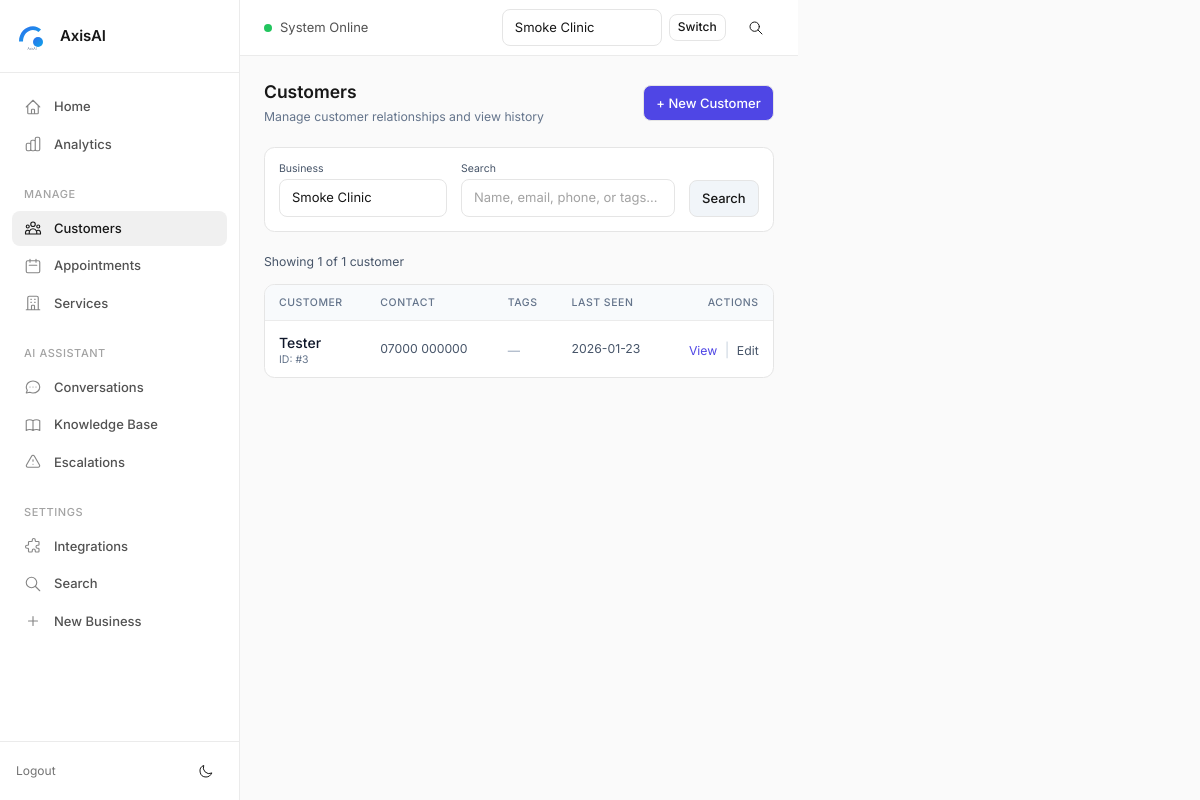
The app's page /customers?business_id=16 (signed in) with its own data.
### tables this page shows
CREATE TABLE customers (
            id INTEGER PRIMARY KEY AUTOINCREMENT,
            business_id INTEGER NOT NULL,
            name TEXT,
            email TEXT,
            phone TEXT,
            notes TEXT,
            tags TEXT,
            first_seen_at TEXT NOT NULL DEFAULT CURRENT_TIMESTAMP,
            last_seen_at TEXT NOT NULL DEFAULT CURRENT_TIMESTAMP,
            total_appointments INTEGER NOT NULL DEFAULT 0,
            total_sessions INTEGER NOT NULL DEFAULT 0,
            created_at TEXT NOT NULL DEFAULT CURRENT_TIMESTAMP,
            updated_at TEXT NOT NULL DEFAULT CURRENT_TIMESTAMP,
            FOREIGN KEY (business_id) REFERENCES businesses(id) ON DELETE CASCADE
        );

### customers_bp.py (the view)
@bp.route("/customers")
def customers_index():
    if _need_login():
        return redirect(url_for("auth.login"))
    bid = safe_int(request.args.get("business_id"))
    query = request.args.get("q", "").strip()
    page = safe_int(request.args.get("page"), default=1, min_val=1)
    per_page = 25
    businesses = list_businesses(limit=500)
    customers = []
    total = 0
    if bid:
        if not _can_access(bid):
            flash("Access denied.", "err")
            return redirect(url_for("customers.customers_index"))
        customers, total = search_customers(
            business_id=bid,
            query=query,
            limit=per_page,
            offset=(page - 1) * per_page
        )
    total_pages = (total + per_page - 1) // per_page if total > 0 else 1
    return render_template(
        "customers.html",
        businesses=businesses,
        business_id=bid,
        customers=customers,
        query=query,
        page=page,
        total_pages=total_pages,
        total=total
    )

### core/authz.py (called while the page is built)
def get_allowed_business_ids_for_user(user) -> List[int]:
    if not user:
        return []
    if user.get("role") == "admin":
        with get_conn() as con:
            return [r["id"] for r in con.execute("SELECT id FROM businesses").fetchall()]
    with get_conn() as con:
        rows = con.execute("SELECT business_id FROM business_users WHERE user_id=?", (user["id"],)).fetchall()
        return [r["business_id"] for r in rows]

def user_can_access_business(user, business_id:int) -> bool:
    return business_id in get_allowed_business_ids_for_user(user)

### core/csrf.py (called while the page is built, shortened)
def _get_token():
    tok = session.get("csrf_token")
    if not tok:
        tok = secrets.token_urlsafe(32)
        session["csrf_token"] = tok
    return tok

def register_csrf(app):
    @app.context_processor
    def inject_csrf():
        return {"csrf_token": _get_token()}
    @app.before_request
    def enforce_csrf():
        if request.method in _EXEMPT_METHODS:
            return

### core/db.py (called while the page is built)
def get_conn() -> sqlite3.Connection:
    con = sqlite3.connect(DB_PATH, timeout=30.0)
    con.row_factory = sqlite3.Row
    con.execute("PRAGMA foreign_keys = ON;")
    con.execute("PRAGMA journal_mode = WAL;")  # Better concurrency
    return con

def _col_exists(cur: sqlite3.Cursor, table: str, col: str) -> bool:
    if not table.isidentifier():
        raise ValueError(f"Invalid table name: {table}")
    rows = cur.execute(f"PRAGMA table_info({table})").fetchall()
    return any(r[1] == col for r in rows)

def _table_exists(cur: sqlite3.Cursor, table: str) -> bool:
    r = cur.execute(
        "SELECT 1 FROM sqlite_master WHERE type='table' AND name=? LIMIT 1", (table,)
    ).fetchone()
    return bool(r)

def _safe_alter_add_column(cur: sqlite3.Cursor, table: str, col: str, ddl: str) -> None:
    try:
        if not _col_exists(cur, table, col):
            cur.execute(ddl)
    except sqlite3.OperationalError as e:
        logger.warning(f"Could not add column {col} to {table}: {e}")

def list_businesses(limit: int = 100, include_archived: bool = False) -> List[Dict[str, Any]]:
    with get_conn() as con:
        if include_archived:
            rows = con.execute(
                "SELECT * FROM businesses ORDER BY id LIMIT ?", (limit,)
            ).fetchall()
        else:
            rows = con.execute(
                "SELECT * FROM businesses WHERE archived = 0 ORDER BY id LIMIT ?", (limit,)
            ).fetchall()
        return [dict(r) for r in rows]

### customers_bp.py (called while the page is built)
def _user() -> Optional[dict]:
    return session.get("user")

### templates/customers.html (shortened to what this page needs)
{% extends "base.html" %}
{% block content %}
<div class="flex items-center justify-between mb-6">
  <div>
    <h1 class="text-xl font-semibold">Customers</h1>
    <p class="text-sm text-slate-500 mt-1">Manage customer relationships and view history</p>
  </div>
  {% if business_id %}
  <a href="{{ url_for('customers.customer_new', business_id=business_id) }}" class="btn bg-indigo-600 text-white hover:bg-indigo-700">
    + New Customer
  </a>
  {% endif %}
</div>
<div class="bg-white rounded-xl border p-4 mb-6">
  <form method="get" action="{{ url_for('customers.customers_index') }}" class="flex flex-wrap items-end gap-4">
    <div class="w-48">
      <label class="block text-xs text-slate-600 mb-1">Business</label>
      <select name="business_id" class="input w-full" onchange="this.form.submit()">
        {% for b in businesses %}
          <option value="{{ b['id'] }}" {% if business_id == b['id'] %}selected{% endif %}>{{ b['name'] }}</option>
        {% endfor %}
      </select>
    </div>
    {% if business_id %}
    <div class="flex-1 min-w-[200px]">
      <label class="block text-xs text-slate-600 mb-1">Search</label>
      <input type="text" name="q" value="{{ query }}" placeholder="Name, email, phone, or tags..."
             class="input w-full" />
    </div>
    <button type="submit" class="btn bg-slate-100 hover:bg-slate-200">Search</button>
    {% endif %}
  </form>
</div>
{% if business_id %}
  {% if customers %}
  <div class="flex items-center justify-between mb-4">
    <p class="text-sm text-slate-600">
      Showing {{ customers|length }} of {{ total }} customer{% if total != 1 %}s{% endif %}
    </p>
  </div>
  <div class="bg-white rounded-xl border overflow-hidden">
    <table class="w-full">
      <thead class="bg-slate-50 border-b">
        <tr>
          <th class="text-left text-xs font-medium text-slate-500 uppercase tracking-wider px-4 py-3">Customer</th>
          <th class="text-left text-xs font-medium text-slate-500 uppercase tracking-wider px-4 py-3">Contact</th>
          <th class="text-left text-xs font-medium text-slate-500 uppercase tracking-wider px-4 py-3">Tags</th>
          <th class="text-left text-xs font-medium text-slate-500 uppercase tracking-wider px-4 py-3">Last Seen</th>
          <th class="text-right text-xs font-medium text-slate-500 uppercase tracking-wider px-4 py-3">Actions</th>
        </tr>
      </thead>
      <tbody class="divide-y divide-slate-100">
        {% for c in customers %}
        <tr class="hover:bg-slate-50 transition-colors">
          <td class="px-4 py-3">
            <a href="{{ url_for('customers.customer_detail', customer_id=c['id']) }}" class="font-medium text-slate-900 hover:text-indigo-600">
              {{ c['name'] or 'Unknown' }}
            </a>
            <div class="text-xs text-slate-500">ID: #{{ c['id'] }}</div>
          </td>
          <td class="px-4 py-3">
            {% if c['phone'] %}
            <div class="text-sm text-slate-600">{{ c['phone'] }}</div>
            {% endif %}
          </td>
          <td class="px-4 py-3">
            {% if c['tags'] %}
            <div class="flex flex-wrap gap-1">
              {% for tag in c['tags'].split(',') %}
              {% if tag.strip() %}
              <span class="inline-block px-2 py-0.5 text-xs rounded-full bg-slate-100 text-slate-600">{{ tag.strip() }}</span>
              {% endif %}
              {% endfor %}
            </div>
            {% else %}
            <span class="text-slate-400 text-sm">—</span>
            {% endif %}
          </td>
          <td class="px-4 py-3 text-sm text-slate-600">
            {% if c['last_seen_at'] %}
            {{ c['last_seen_at'][:10] }}
            {% else %}
            —
            {% endif %}
          </td>
          <td class="px-4 py-3 text-right">
            <a href="{{ url_for('customers.customer_detail', customer_id=c['id']) }}" class="text-sm text-indigo-600 hover:underline">View</a>
            <span class="text-slate-300 mx-1">|</span>
            <a href="{{ url_for('customers.customer_edit', customer_id=c['id']) }}" class="text-sm text-slate-600 hover:underline">Edit</a>
          </td>
        </tr>
        {% endfor %}
      </tbody>
    </table>
  </div>
  {% endif %}
{% endif %}
{% endblock %}

### static/axis.css (style rules this page uses)
:root { --brand: var(--brand1, #000000); --brand-light: color-mix(in srgb, var(--brand) 8%, transparent); --brand-medium: color-mix(in srgb, var(--brand) 15%, transparent); --bg-page: #fafafa; --bg-sidebar: #ffffff; --bg-card: #ffffff; --bg-elevated: #ffffff; --bg-hover: #f5f5f5; --bg-active: #f0f0f0; --bg-muted: #fafafa; --border-light: #ebebeb; --border-default: #e5e5e5; --border-strong: #d4d4d4; --text-primary: #171717; --text-secondary: #525252; --text-tertiary: #737373; --text-muted: #a3a3a3; --text-inverse: #ffffff; --success: #22c55e; --success-light: #dcfce7; --warning: #f59e0b; --warning-light: #fef3c7; --error: #ef4444; --error-light: #fee2e2; --info: #3b82f6; --info-light: #dbeafe; --shadow-xs: 0 1px 2px rgba(0, 0, 0, 0.04); --shadow-sm: 0 1px 3px rgba(0, 0, 0, 0.06), 0 1px 2px rgba(0, 0, 0, 0.04); --shadow-md: 0 4px 6px -1px rgba(0, 0, 0, 0.06), 0 2px 4px -1px rgba(0, 0, 0, 0.04); --shadow-lg: 0 10px 15px -3px rgba(0, 0, 0, 0.06), 0 4px 6px -2px rgba(0, 0, 0, 0.04); --space-1: 4px; --space-2: 8px; --space-3: 12px; --space-4: 16px; --space-5: 20px; --space-6: 24px; --space-8: 32px; --space-10: 40px; --space-12: 48px; --font-sans: 'Inter', -apple-system, BlinkMacSystemFont, 'Segoe UI', sans-serif; --font-mono: 'SF Mono', 'Monaco', 'Inconsolata', monospace; --radius-sm: 6px; --radius-md: 8px; --radius-lg: 12px; --radius-xl: 16px; --radius-full: 9999px; --transition-fast: 100ms ease; --transition-base: 150ms ease; --transition-slow: 200ms ease; --card-bg: var(--bg-card); --card-border: var(--border-default); --page-bg: var(--bg-page); }
*, *::before, *::after { box-sizing: border-box; }
html { font-size: 14px; -webkit-font-smoothing: antialiased; -moz-osx-font-smoothing: grayscale; }
body { margin: 0; font-family: var(--font-sans); font-size: 1rem; line-height: 1.5; color: var(--text-primary); background: var(--bg-page); }
a { color: inherit; text-decoration: none; }
button { font-family: inherit; cursor: pointer; }
.flex { display: flex; }
.flex-1 { flex: 1; }
.items-center { align-items: center; }
.justify-between { justify-content: space-between; }
.gap-4 { gap: var(--space-4); }
.btn { display: inline-flex; align-items: center; justify-content: center; gap: var(--space-2); padding: var(--space-2) var(--space-3); font-size: 13px; font-weight: 500; line-height: 1.4; border-radius: var(--radius-md); border: 1px solid var(--border-default); background: var(--bg-card); color: var(--text-primary); transition: all var(--transition-fast); white-space: nowrap; }
.input, input[type="text"], input[type="email"], input[type="password"], input[type="number"], input[type="tel"], input[type="url"], input[type="date"], input[type="time"], input[type="datetime-local"], select, textarea { width: 100%; padding: var(--space-2) var(--space-3); font-size: 13px; font-family: inherit; line-height: 1.5; color: var(--text-primary); background: var(--bg-card); border: 1px solid var(--border-default); border-radius: var(--radius-md); transition: all var(--transition-fast); }
.input::placeholder, input::placeholder, textarea::placeholder { color: var(--text-muted); }
select { cursor: pointer; appearance: none; background-repeat: no-repeat; background-position: right 12px center; padding-right: 40px; }
.text-sm { font-size: 12px; }
.text-xl { font-size: 18px; }
.font-medium { font-weight: 500; }
.font-semibold { font-weight: 600; }
.text-right { text-align: right; }
.block { display: block; }
.w-full { width: 100%; }
.rounded-xl { border-radius: var(--radius-xl); }
.border { border: 1px solid var(--border-default); }
.border-b { border-bottom: 1px solid var(--border-light); }
.p-4 { padding: var(--space-4); }
.px-4 { padding-left: var(--space-4); padding-right: var(--space-4); }
.py-3 { padding-top: var(--space-3); padding-bottom: var(--space-3); }
.mb-4 { margin-bottom: var(--space-4); }
.mb-6 { margin-bottom: var(--space-6); }

### records on screen
customers: name "Tester", id "3", phone "07000 000000", last_seen_at "2026-01-23"

### other values on screen
{{ customers|length }} "1"
{{ total }} "1"
form field active_business_id "Smoke Clinic"
form field business_id "Smoke Clinic"
